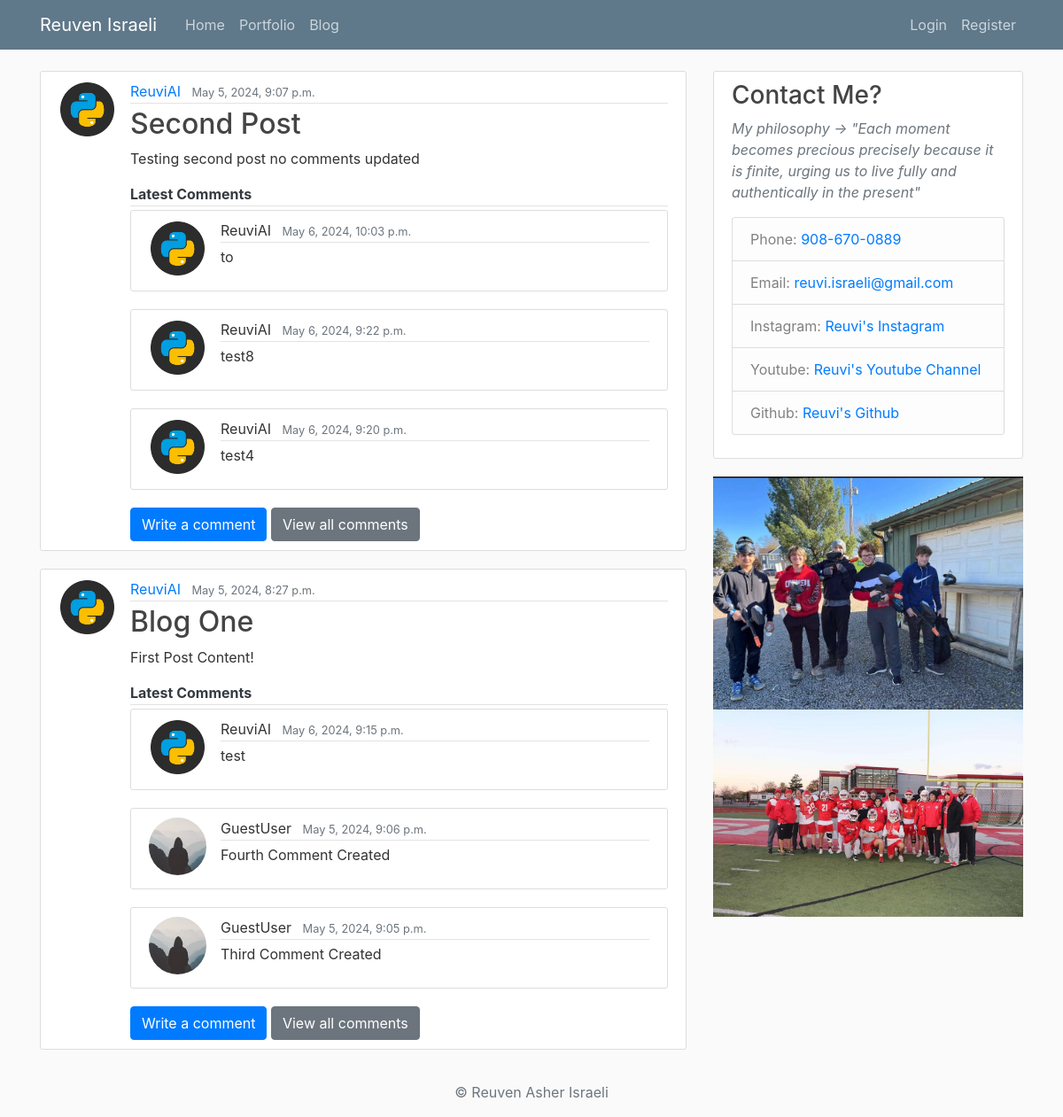
Screenshot of /blog/ with the database file from the repository.
### blog/models.py (models this page shows, shortened)
class Post(models.Model):
    title = models.CharField(max_length=100)
    content = models.TextField()
    date_posted = models.DateTimeField(default=timezone.now)
    author = models.ForeignKey(User, on_delete=models.CASCADE)

class Comment(models.Model):
    post = models.ForeignKey(Post, related_name='comments', on_delete=models.CASCADE)
    content = models.TextField()
    date_posted = models.DateTimeField(default=timezone.now)
    author = models.ForeignKey(User, on_delete=models.CASCADE)

### users/models.py (models this page shows, shortened)
class Profile(models.Model):
    user = models.OneToOneField(User, on_delete=models.CASCADE)
    image = models.ImageField(default='default.jpg', upload_to='profile_pics')

### blog/views.py (the view)
# urls.py: 2. Add a URL to urlpatterns:  path('blog/', include('blog.urls'))
def blog(request):
    posts = Post.objects.all().order_by('-date_posted')
    comments = []
    for post in posts:
        post.p_comments = []
        post_comments = Comment.objects.filter(post=post).order_by('-date_posted')[:3]
        for comment in post_comments:
            post.p_comments.append(comment)
    context = {
        'posts': posts,
        'title': 'Blog',
        'comments': comments
    }
    return render(request, 'blog/blog.html', context)

### blog/templates/blog/blog.html
{% extends "blog/base.html" %}
{% block content %}
    {% for post in posts %}
    <article class="media content-section">
        <img class="rounded-circle article-img "src="{{ post.author.profile.image.url }}">
        <div class="media-body">
            <div class="article-metadata">
                <a class="mr-2" href="{% url 'blog-home' %}">{{ post.author }}</a>
                <small class="text-muted">{{ post.date_posted }}</small>
            </div>
            <h2><a class="article-title" href="{% url 'post-detail' post.id %}">{{ post.title }}</a></h2>
            <p class="article-content">{{ post.content }}</p>
            {% if post.p_comments %}
                <div class="article-metadata text">
                    <medium class="text-dark font-weight-bold">Latest Comments</medium>
                </div>
                {% for comment in post.p_comments %}
                        <article class="media content-section">
                            <img class="rounded-circle article-img "src="{{ comment.author.profile.image.url }}">
                            <div class="media-body">
                            <div class="article-metadata">
                                <a class="mr-2">{{ comment.author }}</a>
                                <small class="text-muted">{{ comment.date_posted }}</small>
                            </div>
                            <p class="article-content">{{ comment.content }}</p>
                            </div>
                        </article>
                {% endfor %}
                <a href="{% url 'comment-create' pk=post.pk %}" class="btn btn-primary">Write a comment</a>
                <a href="{% url 'all_comments' post.pk %}" class="btn btn-secondary">View all comments</a>
            {% else %}
                <div class="article-metadata text">
                <medium class="text-dark font-weight-bold">No Comments</medium>
                </div>
                <a href="{% url 'comment-create' pk=post.pk %}" class="btn btn-primary">Write a comment</a>
            {% endif %}
        </div>
        </article>
    {% endfor %}
{% endblock content %}

### blog/templates/blog/base.html (shortened to what this page needs)
{% load static %}
<!DOCTYPE html>
<html>
<head>
    <link rel="stylesheet" href="https://cdn.jsdelivr.net/npm/bootstrap@4.0.0/dist/css/bootstrap.min.css">
    <link rel="stylesheet" type="text/css" href="{% static 'blog/main.css' %}">
    <link rel="stylesheet" type="text/css" href="{% static 'blog/portfolio.css' %}">
</head>
<body>
    <header class="site-header">
        <nav class="navbar navbar-expand-md navbar-dark bg-steel fixed-top">
          <div class="container">
            <a class="navbar-brand mr-4" href="{% url 'blog-home' %}">Reuven Israeli</a>
            <div class="collapse navbar-collapse" id="navbarToggle">
              <div class="navbar-nav mr-auto">
                <a class="nav-item nav-link" href="{% url 'blog-home' %}">Home</a>
                <a class="nav-item nav-link" href="{% url 'blog-portfolio' %}">Portfolio</a>
                <a class="nav-item nav-link" href="{% url 'blog-blog' %}">Blog</a>
              </div>
              <div class="navbar-nav">
                {% if user.is_authenticated %}
                <a class="nav-item nav-link" href="{% url 'post-create' %}">New Post</a>
                <a class="nav-item nav-link" href="{% url 'profile' %}">Profile</a>
                <a class="nav-item nav-link" href="{% url 'logout' %}">Logout</a>
                {% else %}
                <a class="nav-item nav-link" href="{% url 'login' %}">Login</a>
                <a class="nav-item nav-link" href="{% url 'register' %}">Register</a>
                {% endif %}
              </div>
            </div>
          </div>
        </nav>
      </header>
      <main role="main" class="container">
        <div class="row">
          <div class="col-md-8">
            {% block content %}{% endblock %}
          </div>
          <div class="col-md-4">
            <div class="content-section">
              <h3>Contact Me?</h3>
              <p class='text-muted'><i>My philosophy -> "Each moment becomes precious precisely because it is finite, urging us to live fully and authentically in the present"</i>
                <ul class="list-group">
                    <li class="list-group-item list-group-item-light">Phone: <a href="tel:9086700889">908-670-0889</a></li>
                    <li class="list-group-item list-group-item-light">Email: <a href="mailto:reuvi.israeli@gmail.com">reuvi.israeli@gmail.com</a></li>
                    <li class="list-group-item list-group-item-light">Instagram: <a href="https://www.instagram.com/reuvi_israeli/">Reuvi's Instagram</a></li>
                    <li class="list-group-item list-group-item-light">Youtube: <a href="https://www.youtube.com/channel/UC2ZuKORHf7acG41PofVgUew">Reuvi's Youtube Channel</a></li>
                    <li class="list-group-item list-group-item-light">Github: <a href="https://github.com/Reuvi">Reuvi's Github</a></li>
                </ul>
              </p>
            </div>
            <img src="/media/theboyz.jpg" class="img-fluid" alt="Your Image">
            <img src="/media/football.jpg" class="img-fluid" alt="Your Image">
          </div>
        </div>
      </main>
      <footer class="footer mt-auto py-3">
        <div class="container text-center">
            <span class="text-muted">© {{ "now" | date:"Y" }} Reuven Asher Israeli</span>
        </div>
    </footer>
</body>
</html>

### blog/static/blog/main.css (style rules this page uses)
body { background: #fafafa; color: #333333; margin-top: 5rem; }
h1, h2, h3, h4, h5, h6 { color: #444444; }
ul { margin: 0; }
.bg-steel { background-color: #5f788a; }
.site-header .navbar-nav .nav-link { color: #cbd5db; }
.content-section { background: #ffffff; padding: 10px 20px; border: 1px solid #dddddd; border-radius: 3px; margin-bottom: 20px; }
.article-title { color: #444444; }
.article-content { white-space: pre-line; }
.article-img { height: 65px; width: 65px; margin-right: 16px; }
.article-metadata { padding-bottom: 1px; margin-bottom: 4px; border-bottom: 1px solid #e3e3e3 }

### rows the page displays
Post: author.profile.image (picture), author "ReuviAI", date_posted "May 5, 2024, 9:07 p.m.", title "Second Post", content "Testing second post no comments updated"
Comment: author.profile.image (picture), author "ReuviAI", date_posted "May 6, 2024, 10:03 p.m.", content "to"
Comment: author.profile.image (picture), author "ReuviAI", date_posted "May 6, 2024, 9:22 p.m.", content "test8"
Comment: author.profile.image (picture), author "ReuviAI", date_posted "May 6, 2024, 9:20 p.m.", content "test4"
Post: author.profile.image (picture), author "ReuviAI", date_posted "May 5, 2024, 8:27 p.m.", title "Blog One", content "First Post Content!"
Comment: author.profile.image (picture), author "ReuviAI", date_posted "May 6, 2024, 9:15 p.m.", content "test"
Comment: author.profile.image (placeholder picture), author "GuestUser", date_posted "May 5, 2024, 9:06 p.m.", content "Fourth Comment Created"
Comment: author.profile.image (placeholder picture), author "GuestUser", date_posted "May 5, 2024, 9:05 p.m.", content "Third Comment Created"
